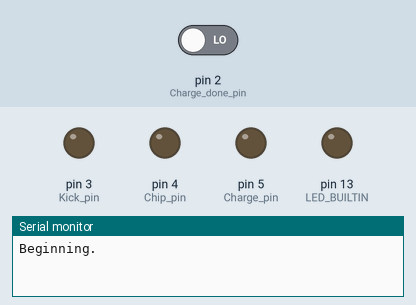
A program run on a simulated Arduino Uno, built with avr-gcc and run on an emulated ATmega328P. Parts: output pins drawn as LEDs (lit = HIGH), the last lines printed to the serial monitor. Inputs (shaded band) come from the test bench; at power-on: pin 2 (Charge_done_pin) LOW. At 3.6 s the program stops and its outputs stay as they are.

Above: at 0.1 s.
At 2.1 s:
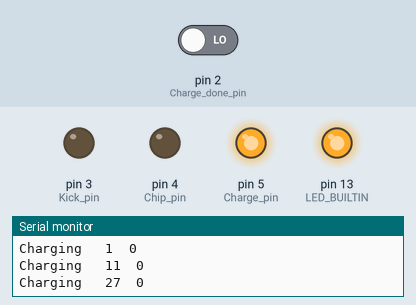
Timing chart, 0 to 5.1 s (numbered marks = the images above):
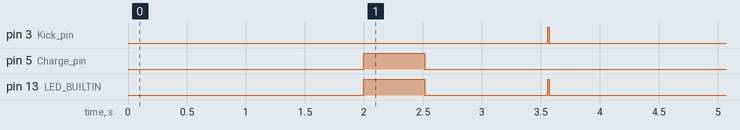

The program:

main.cpp
```cpp
/**
 * Blink
 *
 * Turns on an LED on for one second,
 * then off for one second, repeatedly.
 */
#include "Arduino.h"
//#include "Serial.h"

#ifndef LED_BUILTIN
#define LED_BUILTIN 13
#endif

#define Charge_pin 5
#define Kick_pin 3
#define Chip_pin 4
#define Charge_done_pin 2

void setup()
{
  // initialize LED digital pin as an output.
  pinMode(Charge_pin, OUTPUT);
  pinMode(Kick_pin, OUTPUT);
  pinMode(Chip_pin, OUTPUT);
  pinMode(Charge_done_pin, INPUT);
  pinMode(LED_BUILTIN, OUTPUT);
  digitalWrite(LED_BUILTIN, LOW);

  Serial.begin(9600);
  Serial.println("Beginning.");
}

void loop()
{
  delay(2000); // Wait for two seconds
  // Make sure pins are set to right configuration
  digitalWrite(Kick_pin, LOW);
  digitalWrite(Chip_pin, LOW);
  Serial.print("Starting Charge");
  digitalWrite(Charge_pin, HIGH);

  unsigned int now = millis();
  // Charge for half a second (5 times 10Hz)
  digitalWrite(LED_BUILTIN, HIGH);
  while(millis() < now + 500){
	  int charge_time = millis() - now;
	  bool done = digitalRead(Charge_done_pin);
	  Serial.print("Charging \t");
	  Serial.print(charge_time);
	  Serial.print("\t");
	  Serial.println(done);
  }
  digitalWrite(Charge_pin, LOW);
  digitalWrite(LED_BUILTIN, LOW);
  Serial.println("Done Charging, shooting in one second.");

  // wait for a second
  delay(1000);

  digitalWrite(LED_BUILTIN, HIGH);
  Serial.println("Shoot Kicker!");
  digitalWrite(Kick_pin, HIGH);
  delay(10);
  digitalWrite(Kick_pin, LOW);
  digitalWrite(LED_BUILTIN, LOW);

  // wait indefinately
  while(true);
}
```

Measured:
- by itself, pin 3 (Kick_pin): LOW → HIGH at 3.6 s, → LOW 0.01 s later
- by itself, pin 5 (Charge_pin): LOW → HIGH at 2.0 s, → LOW 0.52 s later
- by itself, pin 13 (LED_BUILTIN): LOW → HIGH at 2.0 s, → LOW 0.52 s later, → HIGH 1.0 s later, → LOW 0.01 s later
